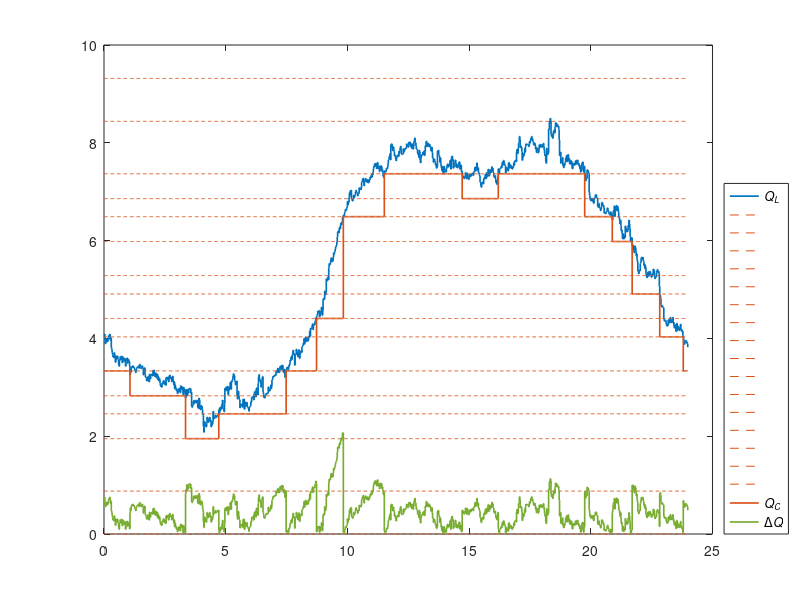

Here is the MATLAB script that generated this plot: (Note: this script raises an error after producing the figure.)
clear;
close all;
clc;

load('10kV_Bus_1_at_Xuege.mat');

fprintf('The average reactive power energy in the obtained optimal schedule is %.4f Mvarh.\n', E_Q);
% Illustrate the obtained optimal schedule in a figure
figure(1);
ax = subplot(1, 1, 1);
stairs(t, Q_L, 'Color', '#0072BD', 'LineStyle', '-', 'LineWidth', 1.2);
hold on;
stairs(t, Q_proportion_plot, 'Color', '#D95319', 'LineStyle', '--', 'LineWidth', 0.5);
hold on;
stairs(t, Q_C, 'Color', '#D95319', 'LineStyle', '-', 'LineWidth', 1.2);
hold on;
stairs(t, delta_Q, 'Color', '#77AC30', 'LineStyle', '-', 'LineWidth', 1.2);
legend_label = cell(1, size(Q_L, 2) + size(Q_proportion_plot, 2) + size(Q_C, 2) + size(delta_Q, 2));
for count = 1:size(legend_label, 2)
    if count <= size(Q_L, 2)
        legend_label{count} = '{\it{Q_L}}';
    elseif count <= size(Q_L, 2) + size(Q_proportion_plot, 2)
        legend_label{count} = '';
    elseif count <= size(Q_L, 2) + size(Q_proportion_plot, 2) + size(Q_C, 2)
        legend_label{count} = '{\it{Q_C}}';
    else
        legend_label{count} = '{\Delta}{\it{Q}}';
    end
end
legend(legend_label, 'Location', 'Southeastoutside');
ax.FontName = 'Times New Roman';
ax.FontSize = 12;
xlabel('{\it{t}} (h)', 'FontName', 'Times New Roman', 'FontSize', 14, 'Color', 'k'); 
ylabel('{\it{Q}} (Mvar)', 'FontSize', 14, 'Color', 'k');
grid('on');
set(ax, 'XLim', [0, 24], 'XTick', 0:4:24);
% Illustrate real time statuses of each allocated capacitor
% Print operating information of each allocated capacitor
if ~isempty(schedule_info_Cap)
    C_bank_Cap = Cap_capacitors / sum(C_bank_proportion) * C_bank_proportion;
    numFigures = length(findall(0, 'Type', 'figure'));
    for count = 1:length(C_bank_proportion)
        figure(numFigures + count);
        ax = subplot(1, 2, 1);
        width = 1;
        bar(t, schedule_info_Cap.real_time_status(count).real_time_C_bank_status, width);
        ax.FontName = 'Times New Roman';
        ax.FontSize = 12;
        xlabel('{\it{t}} (h)', 'FontName', 'Times New Roman', 'FontSize', 14, 'Color', 'k'); 
        ylabel('Operation status (1, 0)', 'FontSize', 14, 'Color', 'k');
        grid('on');
        set(ax, 'XLim', [0, 24], 'XTick', 0:4:24);
        set(ax, 'YLim', [0, 1], 'YTick', 0:1:1);
        ax = subplot(1, 2, 2);
        width = 1;
        bar(t, schedule_info_Cap.real_time_status(count).is_C_bank_switched, width);
        ax.FontName = 'Times New Roman';
        ax.FontSize = 12;
        xlabel('{\it{t}} (h)', 'FontName', 'Times New Roman', 'FontSize', 14, 'Color', 'k'); 
        ylabel('Switch status (1, 0, -1)', 'FontSize', 14, 'Color', 'k');
        grid('on');
        set(ax, 'XLim', [0, 24], 'XTick', 0:4:24);
        set(ax, 'YLim', [-1, 1], 'YTick', -1:1:1);
    end
    fprintf('The allocated capacitor bank contains %d capacitor', length(C_bank_proportion));
    if length(C_bank_Cap) ~= 1
        fprintf('s');
    end
    fprintf(', with a total capacity %.2f Mvar.\n', Cap_capacitors);
    for count = 1:length(C_bank_Cap)
        fprintf('Capacitor %d, the capacity of which is %.2f Mvar, operates for %d h', ...
                count, abs(C_bank_Cap(count)), fix(C_bank_status_info.Capacitor(count).C_bank_operating_timespan));
        if round(mod(C_bank_status_info.Capacitor(count).C_bank_operating_timespan, 1) * 60)
            fprintf(' %d min', round(mod(C_bank_status_info.Capacitor(count).C_bank_operating_timespan, 1) * 60));
        end
        if C_bank_status_info.Capacitor(count).C_bank_switch_on_times > 2
            fprintf(', switched on %d times', C_bank_status_info.Capacitor(count).C_bank_switch_on_times);
        elseif C_bank_status_info.Capacitor(count).C_bank_switch_on_times == 2
            fprintf(', switched on twice');
        elseif C_bank_status_info.Capacitor(count).C_bank_switch_on_times == 1
            fprintf(', switched on once');
        else
            fprintf(', never switched on');
        end
        fprintf(' and');
        if C_bank_status_info.Capacitor(count).C_bank_switch_off_times > 2
            fprintf(' switched off %d times', C_bank_status_info.Capacitor(count).C_bank_switch_off_times);
        elseif C_bank_status_info.Capacitor(count).C_bank_switch_off_times == 2
            fprintf(' switched off twice');
        elseif C_bank_status_info.Capacitor(count).C_bank_switch_off_times == 1
            fprintf(' switched off once');
        else
            fprintf(' never switched off');
        end
        fprintf('.\n');
    end
    fprintf('\n');
end
% Illustrate real time status of each allocated reactor
% Print operating information of each allocated reactor
if ~isempty(schedule_info_Rea)
    L_bank_Cap = Cap_reactors / sum(L_bank_proportion) * L_bank_proportion;
    numFigures = length(findall(0, 'Type', 'figure'));
    for count = 1:length(L_bank_proportion)
        figure(numFigures + count);
        ax = subplot(1, 2, 1);
        width = 1;
        bar(t, schedule_info_Rea.real_time_status(count).real_time_L_bank_status, width);
        ax.FontName = 'Times New Roman';
        ax.FontSize = 12;
        xlabel('{\it{t}} (h)', 'FontName', 'Times New Roman', 'FontSize', 14, 'Color', 'k'); 
        ylabel('Operation status (1, 0)', 'FontSize', 14, 'Color', 'k');
        grid('on');
        set(ax, 'XLim', [0, 24], 'XTick', 0:4:24);
        set(ax, 'YLim', [0, 1], 'YTick', 0:1:1);
        ax = subplot(1, 2, 2);
        width = 1;
        bar(t, schedule_info_Rea.real_time_status(count).is_L_bank_switched, width);
        ax.FontName = 'Times New Roman';
        ax.FontSize = 12;
        xlabel('{\it{t}} (h)', 'FontName', 'Times New Roman', 'FontSize', 14, 'Color', 'k'); 
        ylabel('Switch status (1, 0, -1)', 'FontSize', 14, 'Color', 'k');
        grid('on');
        set(ax, 'XLim', [0, 24], 'XTick', 0:4:24);
        set(ax, 'YLim', [-1, 1], 'YTick', -1:1:1);
    end
    fprintf('The allocated reactor bank contains %d reactor', length(L_bank_proportion));
    if length(L_bank_Cap) ~= 1
        fprintf('s');
    end
    fprintf(', with a total capacity %.2f Mvar.\n', -Cap_reactors);
    for count = 1:length(L_bank_Cap)
        fprintf('Reactor %d, the capacity of which is %.2f Mvar, operates for %d h', ...
                count, abs(L_bank_Cap(count)), fix(L_bank_status_info.Reactor(count).L_bank_operating_timespan));
        if round(mod(L_bank_status_info.Reactor(count).L_bank_operating_timespan, 1) * 60)
            fprintf(' %d min', round(mod(L_bank_status_info.Reactor(count).L_bank_operating_timespan, 1) * 60));
        end
        if L_bank_status_info.Reactor(count).L_bank_switch_on_times > 2
            fprintf(', switched on %d times', L_bank_status_info.Reactor(count).L_bank_switch_on_times);
        elseif L_bank_status_info.Reactor(count).L_bank_switch_on_times == 2
            fprintf(', switched on twice');
        elseif L_bank_status_info.Reactor(count).L_bank_switch_on_times == 1
            fprintf(', switched on once');
        else
            fprintf(', never switched on');
        end
        fprintf(' and');
        if L_bank_status_info.Reactor(count).L_bank_switch_off_times > 2
            fprintf(' switched off %d times', L_bank_status_info.Reactor(count).L_bank_switch_off_times);
        elseif L_bank_status_info.Reactor(count).L_bank_switch_off_times == 2
            fprintf(' switched off twice');
        elseif L_bank_status_info.Reactor(count).L_bank_switch_off_times == 1
            fprintf(' switched off once');
        else
            fprintf(' never switched off');
        end
        fprintf('.\n');
    end
    fprintf('\n');
end
